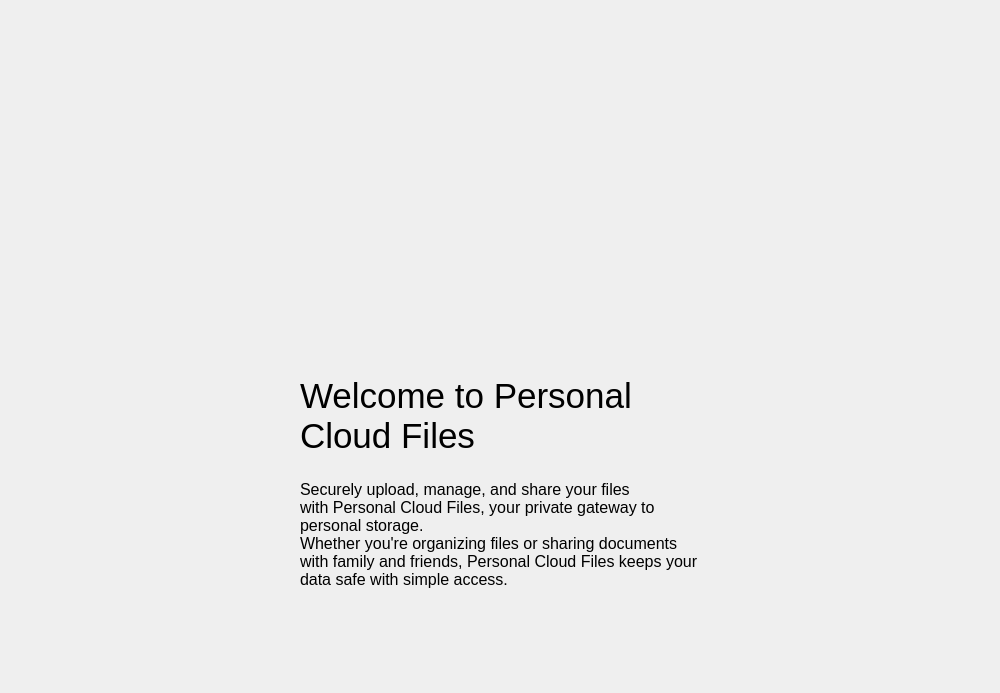
<?xml version="1.0" encoding="UTF-8"?>
<ui version="4.0" connectslotsbyname="false">
 <class>OnboardingPage1</class>
 <widget class="QWidget" name="OnboardingPage1">
  <property name="geometry">
   <rect>
    <x>0</x>
    <y>0</y>
    <width>1000</width>
    <height>693</height>
   </rect>
  </property>
  <property name="sizePolicy">
   <sizepolicy hsizetype="Preferred" vsizetype="Preferred">
    <horstretch>0</horstretch>
    <verstretch>0</verstretch>
   </sizepolicy>
  </property>
  <property name="minimumSize">
   <size>
    <width>1000</width>
    <height>693</height>
   </size>
  </property>
  <property name="maximumSize">
   <size>
    <width>1192</width>
    <height>16777215</height>
   </size>
  </property>
  <property name="windowTitle">
   <string>Form</string>
  </property>
  <layout class="QVBoxLayout" name="verticalLayout">
   <property name="leftMargin">
    <number>0</number>
   </property>
   <property name="topMargin">
    <number>0</number>
   </property>
   <property name="rightMargin">
    <number>0</number>
   </property>
   <property name="bottomMargin">
    <number>0</number>
   </property>
   <item>
    <widget class="QFrame" name="frame">
     <property name="frameShape">
      <enum>QFrame::Shape::NoFrame</enum>
     </property>
     <property name="frameShadow">
      <enum>QFrame::Shadow::Raised</enum>
     </property>
     <layout class="QVBoxLayout" name="verticalLayout_2">
      <property name="spacing">
       <number>0</number>
      </property>
      <property name="leftMargin">
       <number>0</number>
      </property>
      <property name="topMargin">
       <number>95</number>
      </property>
      <property name="rightMargin">
       <number>0</number>
      </property>
      <property name="bottomMargin">
       <number>105</number>
      </property>
      <item alignment="Qt::AlignmentFlag::AlignHCenter">
       <widget class="QLabel" name="label">
        <property name="sizePolicy">
         <sizepolicy hsizetype="Fixed" vsizetype="Fixed">
          <horstretch>0</horstretch>
          <verstretch>0</verstretch>
         </sizepolicy>
        </property>
        <property name="minimumSize">
         <size>
          <width>400</width>
          <height>282</height>
         </size>
        </property>
        <property name="maximumSize">
         <size>
          <width>400</width>
          <height>282</height>
         </size>
        </property>
        <property name="text">
         <string/>
        </property>
        <property name="pixmap">
         <pixmap resource="onboarding_res.qrc">:/res/onboarding_1@x2.png</pixmap>
        </property>
        <property name="scaledContents">
         <bool>true</bool>
        </property>
        <property name="textInteractionFlags">
         <set>Qt::TextInteractionFlag::NoTextInteraction</set>
        </property>
       </widget>
      </item>
      <item>
       <spacer name="verticalSpacer">
        <property name="orientation">
         <enum>Qt::Orientation::Vertical</enum>
        </property>
        <property name="sizeType">
         <enum>QSizePolicy::Policy::Fixed</enum>
        </property>
        <property name="sizeHint" stdset="0">
         <size>
          <width>1</width>
          <height>24</height>
         </size>
        </property>
       </spacer>
      </item>
      <item alignment="Qt::AlignmentFlag::AlignHCenter">
       <widget class="QLabel" name="label_2">
        <property name="sizePolicy">
         <sizepolicy hsizetype="Fixed" vsizetype="Preferred">
          <horstretch>0</horstretch>
          <verstretch>0</verstretch>
         </sizepolicy>
        </property>
        <property name="minimumSize">
         <size>
          <width>400</width>
          <height>80</height>
         </size>
        </property>
        <property name="maximumSize">
         <size>
          <width>400</width>
          <height>80</height>
         </size>
        </property>
        <property name="font">
         <font>
          <pointsize>26</pointsize>
         </font>
        </property>
        <property name="text">
         <string>Welcome to Personal Cloud Files</string>
        </property>
        <property name="wordWrap">
         <bool>true</bool>
        </property>
        <property name="textInteractionFlags">
         <set>Qt::TextInteractionFlag::NoTextInteraction</set>
        </property>
       </widget>
      </item>
      <item>
       <spacer name="verticalSpacer_2">
        <property name="orientation">
         <enum>Qt::Orientation::Vertical</enum>
        </property>
        <property name="sizeType">
         <enum>QSizePolicy::Policy::Fixed</enum>
        </property>
        <property name="sizeHint" stdset="0">
         <size>
          <width>1</width>
          <height>24</height>
         </size>
        </property>
       </spacer>
      </item>
      <item alignment="Qt::AlignmentFlag::AlignHCenter">
       <widget class="QLabel" name="label_3">
        <property name="sizePolicy">
         <sizepolicy hsizetype="Fixed" vsizetype="Preferred">
          <horstretch>0</horstretch>
          <verstretch>0</verstretch>
         </sizepolicy>
        </property>
        <property name="minimumSize">
         <size>
          <width>400</width>
          <height>108</height>
         </size>
        </property>
        <property name="maximumSize">
         <size>
          <width>400</width>
          <height>16777215</height>
         </size>
        </property>
        <property name="font">
         <font>
          <pointsize>12</pointsize>
         </font>
        </property>
        <property name="text">
         <string>Securely upload, manage, and share your files with Personal Cloud Files, your private gateway to personal storage. 
Whether you're organizing files or sharing documents with family and friends, Personal Cloud Files keeps your data safe with simple access.</string>
        </property>
        <property name="wordWrap">
         <bool>true</bool>
        </property>
        <property name="textInteractionFlags">
         <set>Qt::TextInteractionFlag::NoTextInteraction</set>
        </property>
       </widget>
      </item>
     </layout>
    </widget>
   </item>
  </layout>
 </widget>
 <resources>
  <include location="onboarding_res.qrc"/>
 </resources>
 <connections/>
 <designerdata>
  <property name="gridDeltaX">
   <number>10</number>
  </property>
  <property name="gridDeltaY">
   <number>10</number>
  </property>
  <property name="gridSnapX">
   <bool>true</bool>
  </property>
  <property name="gridSnapY">
   <bool>true</bool>
  </property>
  <property name="gridVisible">
   <bool>true</bool>
  </property>
 </designerdata>
</ui>
